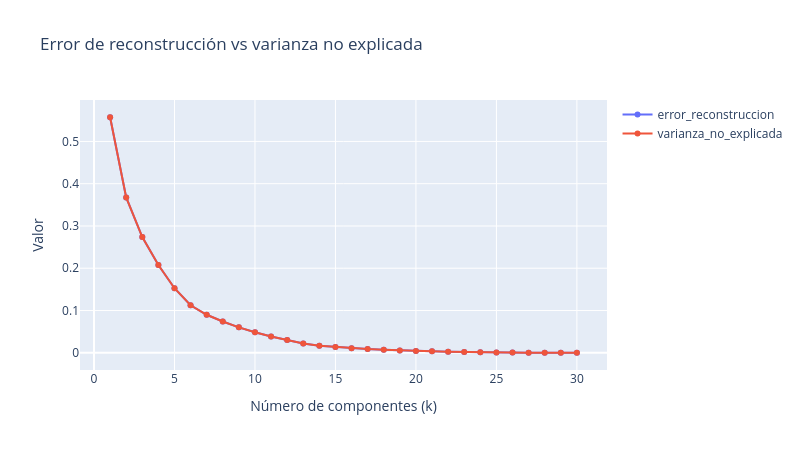

The notebook cell saved with this chart:
### Markdown cell above
---
# 8️⃣ Error de reconstrucción según el número de componentes

Con $k$ componentes comprimimos y luego reconstruimos (`inverse_transform`). Medimos el error cuadrático medio entre los datos (escalados) y su reconstrucción, para $k = 1, \dots, 30$ en el dataset de cáncer.

### Code cell
filas = []
for k in range(1, X_cancer.shape[1] + 1):
    pca_k = PCA(n_components=k).fit(X_cancer)
    X_rec = pca_k.inverse_transform(pca_k.transform(X_cancer))
    filas.append({
        'k': k,
        'error_reconstruccion': ((X_cancer - X_rec) ** 2).mean(),
        'varianza_no_explicada': 1 - pca_k.explained_variance_ratio_.sum()
    })
errores = pd.DataFrame(filas)

fig = px.line(
    errores,
    x='k',
    y=['error_reconstruccion', 'varianza_no_explicada'],
    markers=True,
    labels={'k': 'Número de componentes (k)', 'value': 'Valor', 'variable': ''},
    title='Error de reconstrucción vs varianza no explicada'
)
fig.update_layout(width=800, height=450)
fig.show()
errores.query('k in [1, 2, 5, 10, 20]').round(3)

### Figure 1 — Plotly figure (JSON) as saved in the notebook; plotly's stock layout.template omitted (floating-point values rounded to 4 significant figures)
{"data": [{"hovertemplate": "=error_reconstruccion<br>Número de componentes (k)=%{x}<br>Valor=%{y}<extra></extra>", "legendgroup": "error_reconstruccion", "line": {"color": "#636efa", "dash": "solid"}, "marker": {"symbol": "circle"}, "mode": "lines+markers", "name": "error_reconstruccion", "orientation": "v", "showlegend": true, "type": "scatter", "x": [1, 2, 3, 4, 5, 6, 7, 8, 9, 10, 11, 12, 13, 14, 15, 16, 17, 18, 19, 20, 21, 22, 23, 24, 25, 26, 27, 28, 29, 30], "xaxis": "x", "y": [0.5573, 0.3676, 0.2736, 0.2076, 0.1527, 0.1124, 0.0899, 0.07402, 0.06012, 0.04843, 0.03863, 0.02993, 0.02188, 0.01665, 0.01351, 0.01085, 0.00887, 0.007116, 0.005467, 0.004428, 0.003429, 0.002514, 0.001703, 0.001101, 0.000585, 0.0003124, 8.237e-05, 2.939e-05, 4.435e-06, 9.45e-31], "yaxis": "y"}, {"hovertemplate": "=varianza_no_explicada<br>Número de componentes (k)=%{x}<br>Valor=%{y}<extra></extra>", "legendgroup": "varianza_no_explicada", "line": {"color": "#EF553B", "dash": "solid"}, "marker": {"symbol": "circle"}, "mode": "lines+markers", "name": "varianza_no_explicada", "orientation": "v", "showlegend": true, "type": "scatter", "x": [1, 2, 3, 4, 5, 6, 7, 8, 9, 10, 11, 12, 13, 14, 15, 16, 17, 18, 19, 20, 21, 22, 23, 24, 25, 26, 27, 28, 29, 30], "xaxis": "x", "y": [0.5573, 0.3676, 0.2736, 0.2076, 0.1527, 0.1124, 0.0899, 0.07402, 0.06012, 0.04843, 0.03863, 0.02993, 0.02188, 0.01665, 0.01351, 0.01085, 0.00887, 0.007116, 0.005467, 0.004428, 0.003429, 0.002514, 0.001703, 0.001101, 0.000585, 0.0003124, 8.237e-05, 2.939e-05, 4.435e-06, 0.0], "yaxis": "y"}], "layout": {"height": 450, "legend": {"title": {"text": ""}, "tracegroupgap": 0}, "title": {"text": "Error de reconstrucción vs varianza no explicada"}, "width": 800, "xaxis": {"anchor": "y", "domain": [0.0, 1.0], "title": {"text": "Número de componentes (k)"}}, "yaxis": {"anchor": "x", "domain": [0.0, 1.0], "title": {"text": "Valor"}}}}
